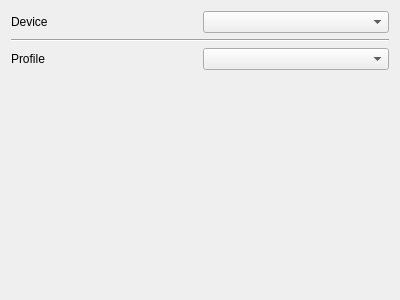
<?xml version="1.0" encoding="UTF-8"?>
<ui version="4.0">
 <class>Form</class>
 <widget class="QWidget" name="Form">
  <property name="geometry">
   <rect>
    <x>0</x>
    <y>0</y>
    <width>400</width>
    <height>300</height>
   </rect>
  </property>
  <property name="windowTitle">
   <string>Form</string>
  </property>
  <layout class="QGridLayout" name="gridLayout">
   <item row="0" column="1">
    <widget class="QComboBox" name="combo_device">
     <property name="insertPolicy">
      <enum>QComboBox::InsertAlphabetically</enum>
     </property>
    </widget>
   </item>
   <item row="1" column="0" colspan="2">
    <widget class="Line" name="line">
     <property name="orientation">
      <enum>Qt::Horizontal</enum>
     </property>
    </widget>
   </item>
   <item row="2" column="1">
    <widget class="QComboBox" name="combo_profile">
     <property name="insertPolicy">
      <enum>QComboBox::InsertAlphabetically</enum>
     </property>
    </widget>
   </item>
   <item row="0" column="0">
    <widget class="QLabel" name="label_device">
     <property name="text">
      <string>Device</string>
     </property>
    </widget>
   </item>
   <item row="2" column="0">
    <widget class="QLabel" name="label_profile">
     <property name="text">
      <string>Profile</string>
     </property>
    </widget>
   </item>
   <item row="3" column="1">
    <spacer name="verticalSpacer">
     <property name="orientation">
      <enum>Qt::Vertical</enum>
     </property>
     <property name="sizeHint" stdset="0">
      <size>
       <width>20</width>
       <height>40</height>
      </size>
     </property>
    </spacer>
   </item>
  </layout>
 </widget>
 <resources/>
 <connections/>
</ui>
